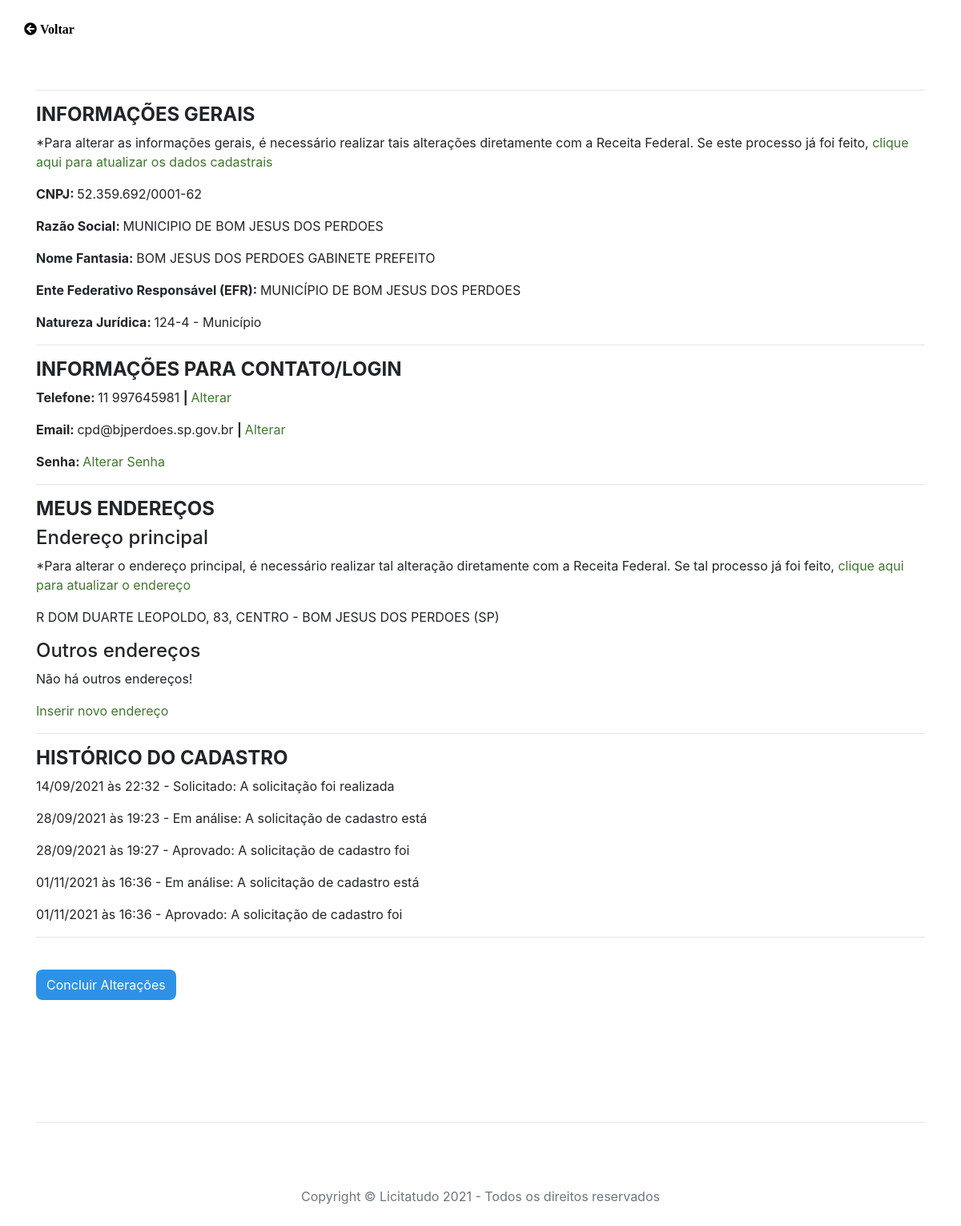
The page /src/Cadastro/Publico/Alteracoes/index.php (signed in) on the database as committed earlier.
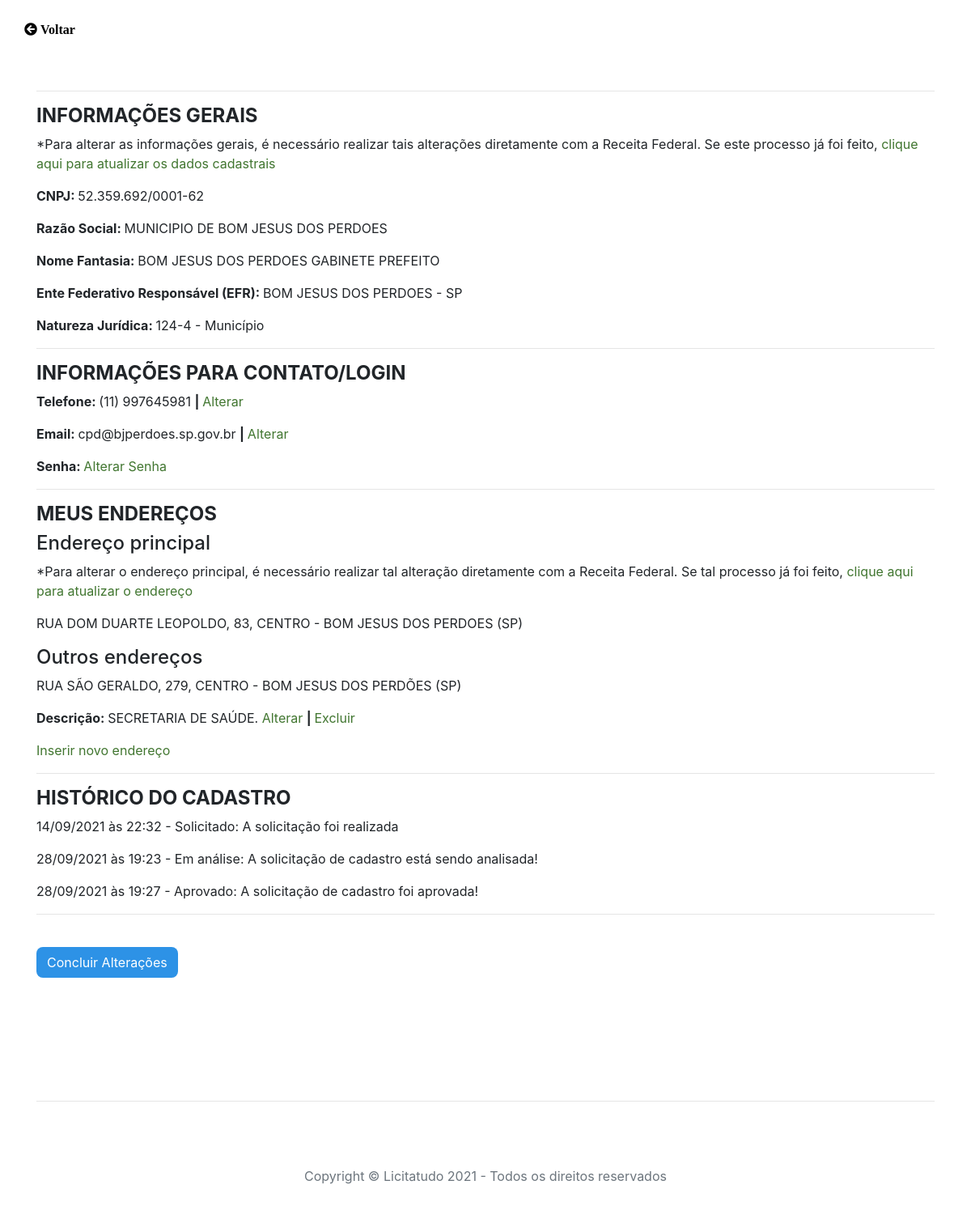
The same page on the database as committed later.
### tables this page shows
CREATE TABLE IF NOT EXISTS `instituicao_publica` (
  `cnpj` char(14) NOT NULL,
  `razao_social` varchar(150) DEFAULT NULL,
  `nome_fantasia` varchar(150) DEFAULT NULL,
  `efr` varchar(50) DEFAULT NULL,
  `email` varchar(40) DEFAULT NULL,
  `natureza` varchar(80) DEFAULT NULL,
  `telefone` varchar(30) DEFAULT NULL,
  `status_cadastro` int(11) DEFAULT NULL,
  PRIMARY KEY (`cnpj`),
  KEY `FK_instituicao_publica-status-cadastro` (`status_cadastro`),
  CONSTRAINT `FK_instituicao_publica-status-cadastro` FOREIGN KEY (`status_cadastro`) REFERENCES `status_cadastro` (`cod`)
);

CREATE TABLE IF NOT EXISTS `endereco_instituicao_publica` (
  `cod` int(11) NOT NULL AUTO_INCREMENT,
  `logradouro` varchar(100) DEFAULT NULL,
  `numero` varchar(10) DEFAULT NULL,
  `bairro` varchar(80) DEFAULT NULL,
  `cep` char(8) DEFAULT NULL,
  `cidade` varchar(50) DEFAULT NULL,
  `uf` char(2) DEFAULT NULL,
  `cnpj` char(14) DEFAULT NULL,
  `descricao` varchar(50) DEFAULT NULL,
  PRIMARY KEY (`cod`),
  KEY `FK_endereco_instituicao_publica-instituicao_publica` (`cnpj`),
  CONSTRAINT `FK_endereco_instituicao_publica-instituicao_publica` FOREIGN KEY (`cnpj`) REFERENCES `instituicao_publica` (`cnpj`)
);

CREATE TABLE IF NOT EXISTS `status_cadastro_hist` (
  `cod` int(11) NOT NULL AUTO_INCREMENT,
  `cnpj` char(14) DEFAULT NULL,
  `status` int(11) DEFAULT NULL,
  `data` datetime DEFAULT NULL,
  PRIMARY KEY (`cod`),
  KEY `FK_status_cadastro_hist-instituicao_publica` (`cnpj`),
  KEY `FK_status_cadastro_hist-status_cadastro` (`status`),
  CONSTRAINT `FK_status_cadastro_hist-instituicao_publica` FOREIGN KEY (`cnpj`) REFERENCES `instituicao_publica` (`cnpj`) ON DELETE NO ACTION ON UPDATE NO ACTION,
  CONSTRAINT `FK_status_cadastro_hist-status_cadastro` FOREIGN KEY (`status`) REFERENCES `status_cadastro` (`cod`) ON DELETE NO ACTION ON UPDATE NO ACTION
);

CREATE TABLE IF NOT EXISTS `status_cadastro` (
  `cod` int(11) NOT NULL AUTO_INCREMENT,
  `status` varchar(15) DEFAULT NULL,
  `descricao` varchar(50) DEFAULT NULL,
  PRIMARY KEY (`cod`)
);

### src/scripts/utils/converterPontuacaoCNPJ.php (called while the page is built)
<?php
function converterCNPJ($myCNPJ)
{
    $parte1 = substr($myCNPJ, 0, 2);
    $parte2 = substr($myCNPJ, 2, 3);
    $parte3 = substr($myCNPJ, 5, 3);
    $parte4 = substr($myCNPJ, 8, 4);
    $parte5 = substr($myCNPJ, 12, 4);
    $convertido = $parte1 . "." . $parte2 . "." . $parte3 . "/" . $parte4 . "-" . $parte5;
    return $convertido;
}

### src/Cadastro/Publico/Alteracoes/index.php (the view, shortened to what this page needs)
<?php
    include_once "../../../scripts/validaLogin.php";
    $connection  = require "../../../scripts/connectionClass.php";
    require_once '../../../scripts/utils/converterPontuacaoCNPJ.php';
    $myCnpj = $_SESSION['cnpj'];
    $sqlDadosCadastro = "select * from instituicao_publica where cnpj = $myCnpj";
    $sqlCadHist = "SELECT status_cadastro_hist.data, status_cadastro.descricao, status_cadastro.status
    FROM status_cadastro_hist INNER JOIN status_cadastro ON status_cadastro_hist.status = status_cadastro.cod
    WHERE cnpj = $myCnpj ORDER BY status_cadastro_hist.data ASC ";
    $sql = "SELECT COUNT(cod) FROM endereco_instituicao_publica WHERE cnpj = " . $myCnpj . "";
foreach ($connection->query($sql) as $key => $value) {
    $nroEnderecos = $value["COUNT(cod)"];
}
    $sql = "select * from endereco_instituicao_publica where cnpj = '" . $myCnpj . "' order by cod ASC limit 1";
    $enderecoPrincipal = $connection->query($sql);
?>
<!DOCTYPE html>
<html lang="pt-br">
    <head>
        <link rel="stylesheet" href="https://stackpath.bootstrapcdn.com/bootstrap/4.4.1/css/bootstrap.min.css">
        <link rel="stylesheet" href="../../../scripts/utils/style.css">
        <link  rel="stylesheet" href="../../../scripts/utils/fontawesome/css/all.css">
        <link rel="stylesheet" href="../../../scripts/utils/default.css">
    </head>
    <body>
        <a class="home" href="#" onclick="goBack()">
            <i class="fa fa-arrow-circle-left"> Voltar</i>
        </a>
        <div class="container" id="container-corpoindex">
            <hr><H4><b>INFORMAÇÕES GERAIS</b></H4>
                <p>*Para alterar as informações gerais, é necessário realizar tais alterações diretamente com a Receita Federal. Se este processo já foi feito,
                <a href="DadosCadastrais/atualizarDadosCadastrais.php">clique aqui para atualizar os dados cadastrais</a></p>
                    <?php
                    foreach ($connection->query($sqlDadosCadastro) as $key => $value) {
                        echo '<p><b>CNPJ: </b>' .  converterCNPJ($value['cnpj']) . '</p>';
                        echo '<p><b>Razão Social: </b>' . $value['razao_social'] . '</p>';
                        echo '<p><b>Nome Fantasia: </b>' . $value['nome_fantasia'] . '</p>';
                        echo '<p><b>Ente Federativo Responsável (EFR): </b>' . $value['efr'] . '</p>';
                        echo '<p><b>Natureza Jurídica: </b>' . $value['natureza'] . '</p>';
                        $telefone = $value['telefone'];
                        $email = $value['email'];
                    }
                    ?>
            <hr><H4><b>INFORMAÇÕES PARA CONTATO/LOGIN</b></H4>
                    <?php
                        echo '<p><b>Telefone: </b>' . $telefone . ' <a><b> | </b></a><a href="Telefone/alterarTelefone.php">Alterar</a></p>';
                        echo '<p><b>Email: </b>' . $email . ' <a><b> | </b></a><a href="Login/alterarLogin.php">Alterar</a></p>';
                    ?>
                <p><b>Senha: </b><a href="Login/alterarSenha.php">Alterar Senha</a></p>
            <hr><H4><b>MEUS ENDEREÇOS</b></H4>
            <h4>Endereço principal</h4>
                <p>*Para alterar o endereço principal, é necessário realizar tal alteração diretamente com a Receita Federal. Se tal processo já foi feito,
                <a href="Endereco/atualizarEnderecoPrincipal.php">clique aqui para atualizar o endereço</a></p>
                    <?php
                    foreach ($enderecoPrincipal as $key => $value) {
                        echo "<p>" . $value['logradouro'] . ", " . $value['numero'] . ", " . $value['bairro'] . " - " .  $value['cidade'] . " (" . $value['uf'] . ") </p>";
                    }
                    ?>
            <h4>Outros endereços</h4>
                    <?php
                    if ($nroEnderecos == 1) {
                        echo "<p>Não há outros endereços!</p>";
                    } else {
                        $limit = $nroEnderecos - 1;
                        $sql = "select * from endereco_instituicao_publica where cnpj = '" . $myCnpj . "' order by cod DESC LIMIT $limit";
                        foreach ($connection->query($sql) as $key => $value) {
                            echo "<p>" . $value['logradouro'] . ", " . $value['numero'] . ", " . $value['bairro'] . " - " .  $value['cidade'] . " (" . $value['uf'] . ") </p>";
                            echo "<p><b>Descrição: </b>" . $value['descricao'] . ". <a href='Endereco/alterarEndereco.php?cod=" . $value["cod"] . "'> Alterar </a>
                            <a><b> | </b></a><a href='Endereco/excluirEndereco.php?cod=" . $value["cod"] . "'> Excluir </a></p>";
                        }
                    }
                    ?>
                <a href="Endereco/inserirEndereco.php">Inserir novo endereço</a>
            <hr><H4><b>HISTÓRICO DO CADASTRO</b></H4>
                    <?php
                    foreach ($connection->query($sqlCadHist) as $key => $value) {
                        $dataStatusRaw = strtotime($value['data']);
                        $dataStatus = strftime('%d/%m/%Y', $dataStatusRaw);
                        $horaStatus = strftime('%H:%M', $dataStatusRaw);
                        echo '<p>' . $dataStatus . ' às ' . $horaStatus . ' - ' . $value['status'] . ': ' . $value['descricao'] . '</p>';
                    }
                    ?>
            <hr></br>
                <button class="btn btn-md buttoncad" onclick="goBack()">Concluir Alterações</button></br></br></br></br>
            <hr class="featurette-divider">
            <footer>
                <div class="container centro col-md-12">
                    <p class="text-muted">Copyright &copy; Licitatudo 2021 - Todos os direitos reservados</p>
                </div>
            </footer>
        </div>
    </body>
</html>

### src/scripts/utils/style.css (style rules this page uses)
body { height: 100%; padding-bottom: 3rem; }
#container-corpoindex { margin-top: 4rem; }
.buttoncad { background-color: #2d92e6; color:white; border-radius: 8px; }
.centro { text-align: center; justify-content: center; align-items: center; }
.home { margin-left: 30px; color:black; }
.featurette-divider { margin: 5rem 0; }

### src/scripts/utils/default.css (style rules this page uses)
a { color: #417630; }

Rows that differ between the two databases and show on the page:
removed status_cadastro_hist: data "01/11/2021", data "16:36", status.status "Em análise", status.descricao "A solicitação de cadastro está"
removed status_cadastro_hist: data "01/11/2021", data "16:36", status.status "Aprovado", status.descricao "A solicitação de cadastro foi"
changed instituicao_publica "MUNICIPIO DE BOM JESUS DOS PERDOES": efr "MUNICÍPIO DE BOM JESUS DOS PERDOES" → "BOM JESUS DOS PERDOES - SP"; telefone "11 997645981" → "(11) 997645981"
changed endereco_instituicao_publica "BOM JESUS DOS PERDOES": logradouro "R DOM DUARTE LEOPOLDO" → "RUA DOM DUARTE LEOPOLDO"
added endereco_instituicao_publica: logradouro "RUA SÃO GERALDO", numero "279", bairro "CENTRO", cidade "BOM JESUS DOS PERDÕES", uf "SP", descricao "SECRETARIA DE SAÚDE", shown under "Outros endereços"
changed through a linked row, status_cadastro_hist "Em análise": status.descricao "A solicitação de cadastro está" → "A solicitação de cadastro está sendo analisada!"
changed through a linked row, status_cadastro_hist "Aprovado": status.descricao "A solicitação de cadastro foi" → "A solicitação de cadastro foi aprovada!"
Other text that changed with them:
text no longer shown: "Não há outros endereços!"
